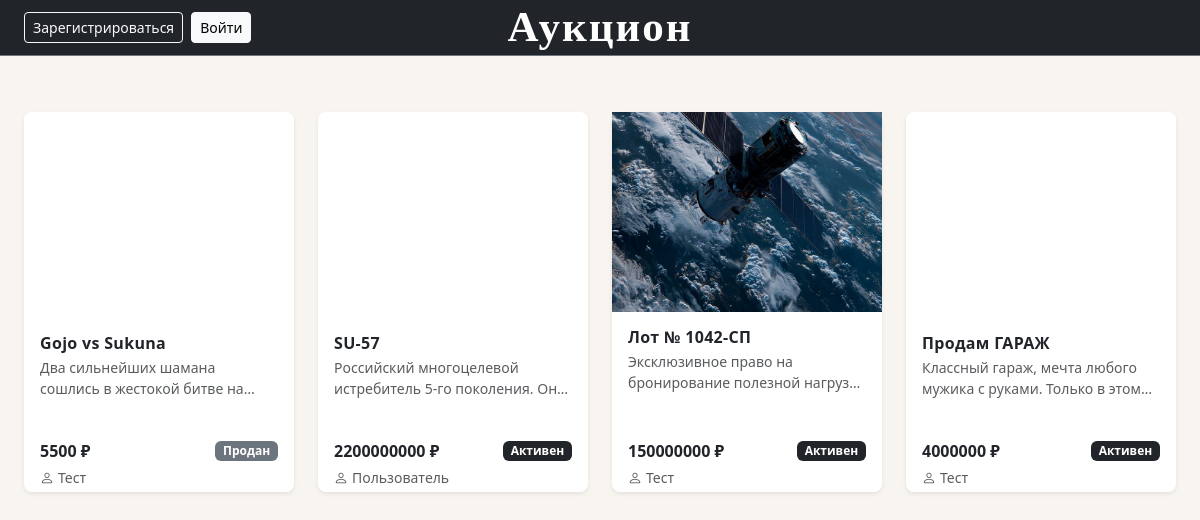
/index, run on the app's committed database.
### data/lots.py (models this page shows)
class Lots(SqlAlchemyBase, SerializerMixin):
    __tablename__ = 'lots'
    id = sqlalchemy.Column(sqlalchemy.Integer,
                           primary_key=True,
                           autoincrement=True)
    name = sqlalchemy.Column(sqlalchemy.String, nullable=True) # имя лота
    file = sqlalchemy.Column(sqlalchemy.String, nullable=True) # название файла
    description = sqlalchemy.Column(sqlalchemy.String, nullable=True) # описание
    condition = sqlalchemy.Column(sqlalchemy.String, nullable=True) # состояние лота
    minimal_cost = sqlalchemy.Column(sqlalchemy.Integer, nullable=True) # минимальная цена
    minimum_premium = sqlalchemy.Column(sqlalchemy.Integer, nullable=True) # минимальная надбавка
    curr_cost = sqlalchemy.Column(sqlalchemy.Integer, nullable=True) # текущая максимальная стоимость товара
    owner_id = sqlalchemy.Column(sqlalchemy.Integer, sqlalchemy.ForeignKey("users.id")) # id собственника товара
    is_selled = sqlalchemy.Column(sqlalchemy.Boolean, default=False) # продан ли товар
    end_date = sqlalchemy.Column(sqlalchemy.DateTime, nullable=True) # дата окончания
    user = orm.relationship("User")

### data/users.py (models this page shows, shortened)
class User(SqlAlchemyBase, UserMixin, SerializerMixin):
    __tablename__ = 'users'
    id = sqlalchemy.Column(sqlalchemy.Integer, primary_key=True, autoincrement=True)
    name = sqlalchemy.Column(sqlalchemy.String, nullable=True) # имя пользователя, заполняется пользователем
    email = sqlalchemy.Column(sqlalchemy.String, index=True, unique=True, nullable=True) # его почта, заполняется пользователем
    hashed_password = sqlalchemy.Column(sqlalchemy.String, nullable=True) # пароль, заполняется пользователем
    modified_date = sqlalchemy.Column(sqlalchemy.DateTime, default=datetime.datetime.now) # дата создания
    balance = sqlalchemy.Column(sqlalchemy.Integer, autoincrement=True, default=0) # баланс, автоматически = 0
    lots = orm.relationship("Lots", back_populates='user') # связь с другой бд

### main.py (the view)
@app.route('/')
@app.route('/index')
def index():
    db_sess = db_session.create_session()
    try:
        lots = db_sess.query(Lots).all()
        return render_template('lots.html', lots=lots, os=os, root_path=app.root_path)
    finally:
        db_sess.close()

### data/db_session.py (called while the page is built)
def create_session() -> Session:
    global __factory
    return __factory()

### templates/lots.html (shortened to what this page needs)
{% extends "base.html" %}
{% block content %}
<div class="row row-cols-2 row-cols-sm-2 row-cols-md-3 row-cols-lg-4 g-4 mt-2">
    {% for lot in lots %}
    <div class="col">
        <div class="card h-100 border-0 shadow-sm" style="min-height: 380px;">
            <a href="/lot_page/{{ lot.id }}" class="text-decoration-none">
                {% if lot.file.endswith('.mp4') or lot.file.endswith('.webm') %}
                    <video autoplay muted loop playsinline
                           class="card-img-top w-100"
                           style="object-fit: cover; height: 200px;">
                        <source src="{{ url_for('static', filename='img/lots_img/' + lot.file) }}" type="video/mp4">
                    </video>
                {% else %}
                    <img src="{{ url_for('static', filename='img/lots_img/' + lot.file) }}"
                         class="img-fluid w-100"
                         style="object-fit: cover; height: 200px;">
                {% endif %}
            </a>
            <div class="card-body d-flex flex-column pb-1">
                <a href="/lot_page/{{ lot.id }}" class="text-decoration-none text-dark">
                    <h6 class="card-title fw-semibold mb-1">{{ lot.name }}</h6>
                </a>
                <p class="text-muted small mb-2" style="
                    display: -webkit-box;
                    -webkit-line-clamp: 2;
                    -webkit-box-orient: vertical;
                    overflow: hidden;
                ">{{ lot.description }}</p>
                <div class="mt-auto">
                    <div class="d-flex justify-content-between align-items-center mb-1">
                        <span class="fw-bold">{{ lot.curr_cost if lot.curr_cost else lot.minimal_cost }} ₽</span>
                        {% if lot.is_selled %}
                            <span class="badge bg-secondary">Продан</span>
                        {% else %}
                            <span class="badge bg-dark">Активен</span>
                        {% endif %}
                    </div>
                    <div class="text-muted small">
                        <a href="/user/{{ lot.owner_id }}" class="text-muted text-decoration-none">
                            <i class="bi bi-person me-1"></i>{{ lot.user.name }}
                        </a>
                    </div>
                </div>
            </div>
        </div>
    </div>
    {% endfor %}
</div>
{% endblock %}

### static/css/style.css (style rules this page uses)
body { background-color: #f8f5f0; color: #1a1a1a; }
.card { background-color: #fff; border-radius: 8px; }
.card-title { font-weight: 600; letter-spacing: 0.02em; }
a { color: #1a1a1a; }
.card { transition: transform 0.15s, box-shadow 0.15s; }

### data on the page
Lots: name "Gojo vs Sukuna", description "Два сильнейших шамана сошлись в жестокой битве…", curr_cost "5500", is_selled "Продан", user.name "Тест"
Lots: name "SU-57", description "Российский многоцелевой истребитель 5-го поколения.…", curr_cost "2200000000", is_selled "Активен", user.name "Пользователь"
Lots: file (picture), name "Лот № 1042-СП", description "Эксклюзивное право на бронирование полезной…", curr_cost "150000000", is_selled "Активен", user.name "Тест"
Lots: name "Продам ГАРАЖ", description "Классный гараж, мечта любого мужика с руками. Только в…", curr_cost "4000000", is_selled "Активен", user.name "Тест"
